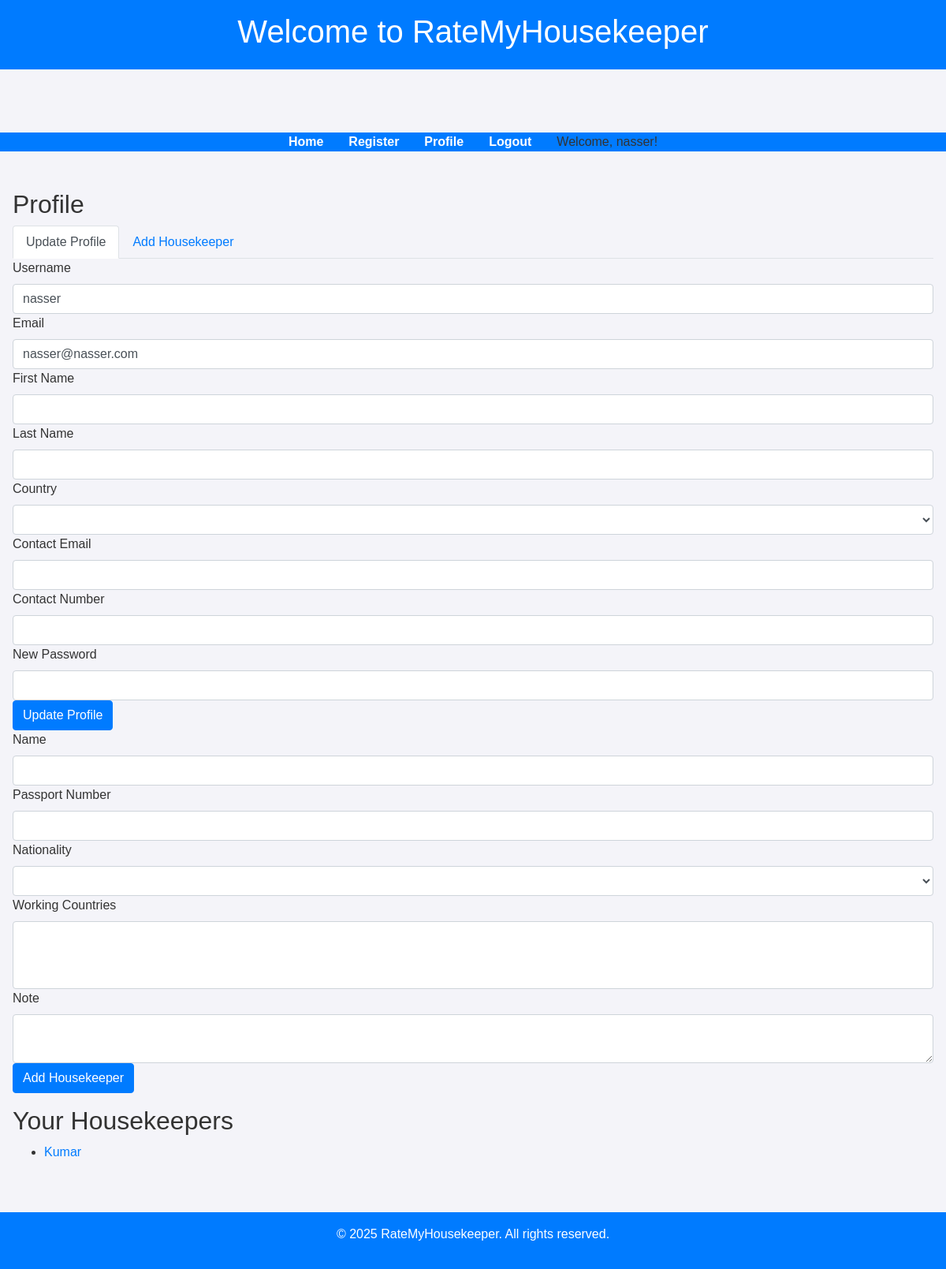
The app's page /profile (signed in), older data.
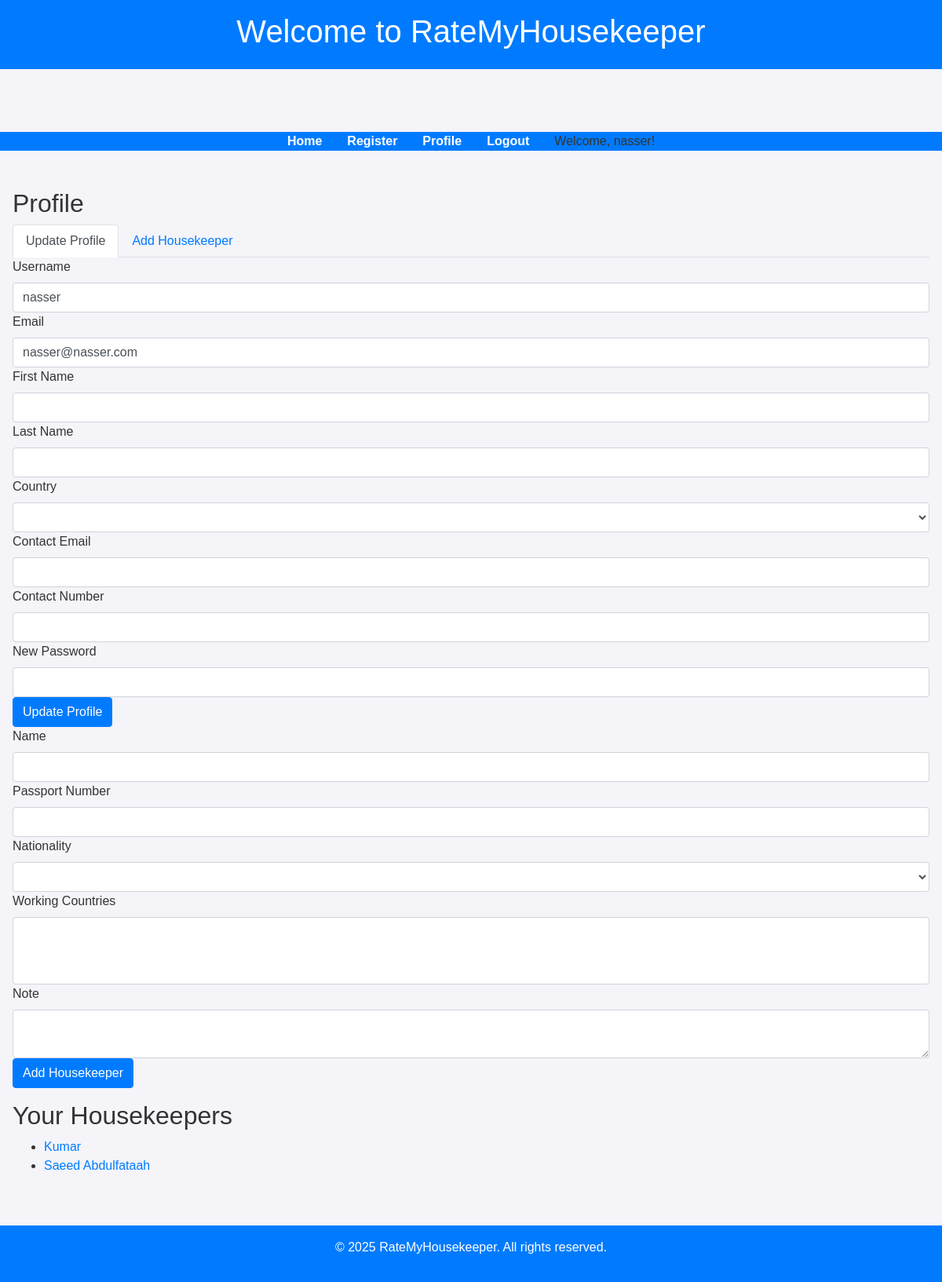
The same page, newer data.
### app/models.py (models this page shows)
class Housekeeper(db.Model):
    id = db.Column(db.Integer, primary_key=True)
    name = db.Column(db.String(100), nullable=False)
    passport_number = db.Column(db.String(50), unique=True)
    nationality = db.Column(db.String(100))
    working_countries = db.Column(db.String(500), nullable=False)  # Store as a comma-separated string
    note = db.Column(db.Text, nullable=True)
    user_id = db.Column(db.Integer, db.ForeignKey('user.id'), nullable=False)
    user = db.relationship('User', backref='housekeepers', lazy=True)
    ratings = db.relationship('Rating', backref='evaluated_housekeeper', lazy=True)

### app/routes.py (the view, shortened to what this page needs)
@main.route("/profile", methods=["GET", "POST"])
@login_required
def profile():
    profile_form = ProfileForm()
    housekeeper_form = HousekeeperForm()
    profile_form.username.data = current_user.username
    profile_form.email.data = current_user.email
    profile_form.first_name.data = current_user.first_name
    profile_form.last_name.data = current_user.last_name
    profile_form.country.data = current_user.country
    profile_form.contact_email.data = current_user.contact_email
    profile_form.contact_number.data = current_user.contact_number
    user_housekeepers = current_user.housekeepers
    return render_template(
        "profile.html",
        profile_form=profile_form,
        housekeeper_form=housekeeper_form,
        housekeepers=user_housekeepers
    )

### app/forms.py
class ProfileForm(FlaskForm):
    username = StringField('Username', validators=[DataRequired(), Length(min=2, max=20)])
    email = StringField('Email', validators=[DataRequired(), Email()])
    first_name = StringField('First Name', validators=[Optional()])
    last_name = StringField('Last Name', validators=[Optional()])
    country = SelectField("Country", choices=COUNTRIES, validators=[DataRequired()])
    contact_email = StringField('Contact Email', validators=[Optional(), Email()])
    contact_number = StringField('Contact Number', validators=[Optional()])
    password = PasswordField('New Password', validators=[Optional()])
    submit = SubmitField('Update Profile')

class HousekeeperForm(FlaskForm):
    name = StringField('Name', validators=[DataRequired()])
    passport_number = StringField('Passport Number', validators=[DataRequired()])
    nationality = SelectField("Nationality", choices=COUNTRIES, validators=[DataRequired()])
    working_countries = SelectMultipleField(
        "Working Countries",
        choices=COUNTRIES,
        validators=[DataRequired()]
    )
    note = TextAreaField('Note', validators=[Optional()])
    submit = SubmitField('Add Housekeeper')

### app/templates/profile.html (shortened to what this page needs)
{% extends "base.html" %}
{% block content %}
    <h2>Profile</h2>
    <ul class="nav nav-tabs" id="profileTabs" role="tablist">
        <li class="nav-item">
            <a class="nav-link active" id="update-profile-tab" data-toggle="tab" href="#update-profile" role="tab" aria-controls="update-profile" aria-selected="true">Update Profile</a>
        </li>
        <li class="nav-item">
            <a class="nav-link" id="add-housekeeper-tab" data-toggle="tab" href="#add-housekeeper" role="tab" aria-controls="add-housekeeper" aria-selected="false">Add Housekeeper</a>
        </li>
    </ul>
    <div class="tab-content" id="profileTabsContent">
        <div class="tab-pane fade show active" id="update-profile" role="tabpanel" aria-labelledby="update-profile-tab">
            <form method="POST">
                <div>
                    {{ profile_form.username.label }}<br>
                    {{ profile_form.username(class="form-control") }}
                </div>
                <div>
                    {{ profile_form.email.label }}<br>
                    {{ profile_form.email(class="form-control") }}
                </div>
                <div>
                    {{ profile_form.first_name.label }}<br>
                    {{ profile_form.first_name(class="form-control") }}
                </div>
                <div>
                    {{ profile_form.last_name.label }}<br>
                    {{ profile_form.last_name(class="form-control") }}
                </div>
                <div>
                    {{ profile_form.country.label }}<br>
                    {{ profile_form.country(class="form-control") }}
                </div>
                <div>
                    {{ profile_form.contact_email.label }}<br>
                    {{ profile_form.contact_email(class="form-control") }}
                </div>
                <div>
                    {{ profile_form.contact_number.label }}<br>
                    {{ profile_form.contact_number(class="form-control") }}
                </div>
                <div>
                    {{ profile_form.password.label }}<br>
                    {{ profile_form.password(class="form-control") }}
                </div>
                <div>
                    {{ profile_form.submit(class="btn btn-primary") }}
                </div>
            </form>
        </div>
        <div class="form-group" id="add-housekeeper" role="tabpanel" aria-labelledby="add-housekeeper-tab">
            <form method="POST">
                <div>
                    {{ housekeeper_form.name.label }}<br>
                    {{ housekeeper_form.name(class="form-control") }}
                </div>
                <div>
                    {{ housekeeper_form.passport_number.label }}<br>
                    {{ housekeeper_form.passport_number(class="form-control") }}
                </div>
                <div>
                    {{ housekeeper_form.nationality.label }}<br>
                    {{ housekeeper_form.nationality(class="form-control") }}
                </div>
                <div>
                    {{ housekeeper_form.working_countries.label }}<br>
                    {{ housekeeper_form.working_countries(class="form-control", multiple="multiple") }}
                </div>
                <div>
                    {{ housekeeper_form.note.label }}<br>
                    {{ housekeeper_form.note(class="form-control") }}
                </div>
                <div>
                    {{ housekeeper_form.submit(class="btn btn-primary") }}
                </div>
            </form>
        </div>
    </div>
    <h2>Your Housekeepers</h2>
    <ul>
        {% for housekeeper in housekeepers %}
        <li>
            <a href="{{ url_for('main.housekeeper_detail', hk_id=housekeeper.id) }}">{{ housekeeper.name }}</a>
        </li>
        {% endfor %}
    </ul>
{% endblock %}

Row changes from the older to the newer data that the page shows:
added Housekeeper: name "Saeed Abdulfataah"
